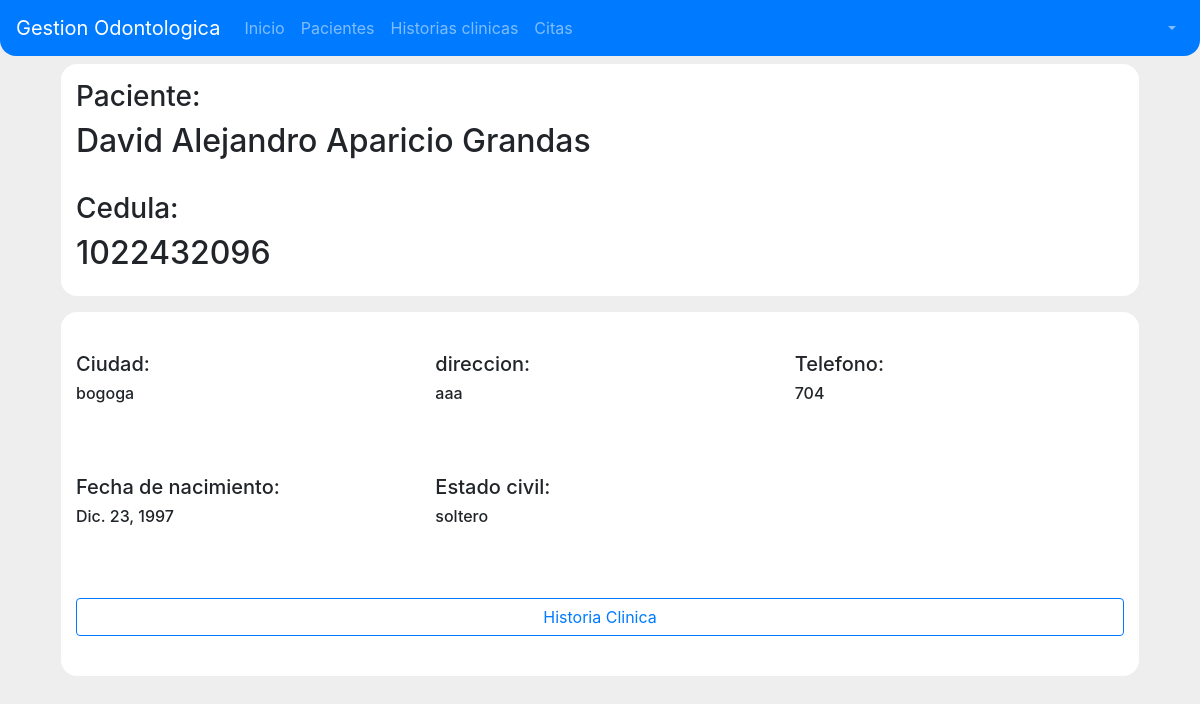
The app's page /pacientes/1022432096, older data.
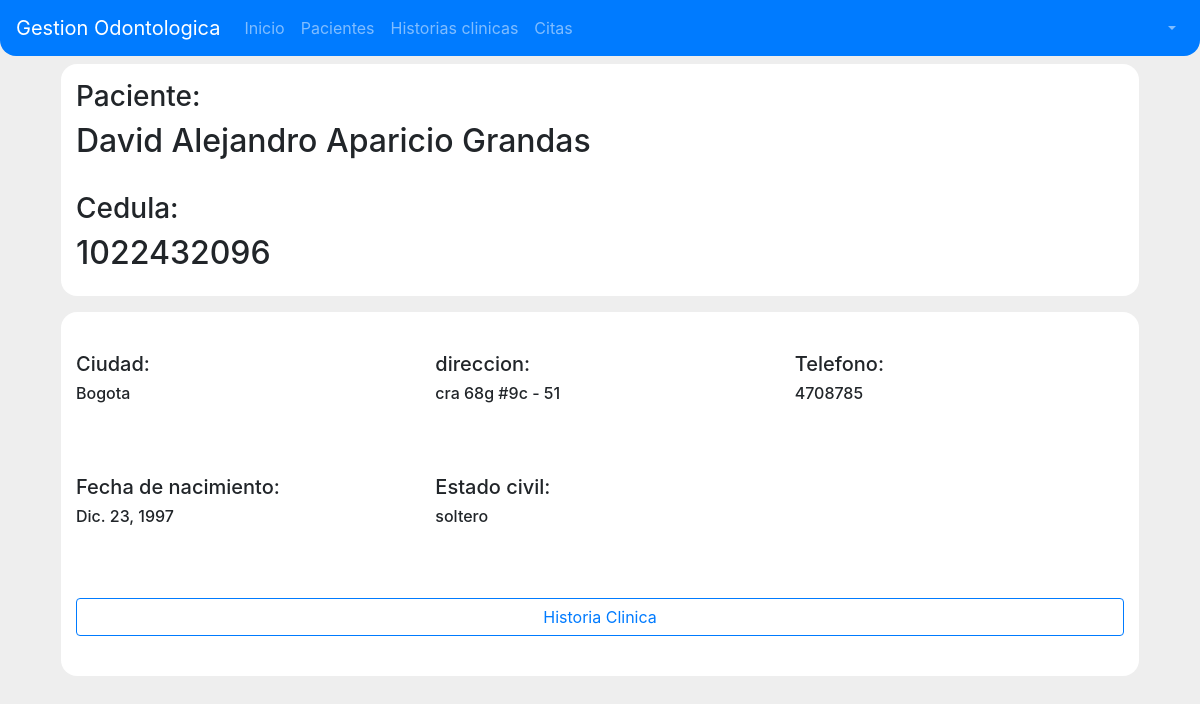
The same page, newer data.
### pacientes/models.py (models this page shows, shortened)
class Paciente(models.Model):
    estados_civiles = (
        ('soltero', 'Soltero/a'),
        ('casado', 'Casado/a'),
        ('union libre', 'Union libre'),
        ('viudo', 'Viudo/a'),
        ('divorciado', 'Divorciado/a'),
        ('comprometido', 'Comprometido/a')
    )
    cedula = models.CharField(primary_key=True, max_length=11)
    primer_nombre = models.CharField(max_length=15)
    segundo_nombre = models.CharField(max_length=15, blank=True)
    primer_apellido = models.CharField(max_length=15)
    segundo_apellido = models.CharField(max_length=15)
    direccion = models.CharField(max_length=100)
    ciudad = models.CharField(max_length=50)
    fecha_nacimiento = models.DateField()
    estado_civil = models.CharField(max_length=50, choices=estados_civiles)
    telefono = models.CharField(max_length=10)

### pacientes/views.py (the view)
# urls.py: url(r'^pacientes/(?P<pk>\d+)$', DetallePaciente.as_view(), name='detalle_paciente'),
class DetallePaciente(DetailView):
    model = Paciente

### templates/pacientes/paciente_detail.html
{% extends 'base.html' %}
{% load staticfiles %}
{% block style_content %}
<link rel="stylesheet" href="{% static 'css/PacienteDetail.css' %}">
<link rel="stylesheet" href="{% static 'css/PacienteRegistro.css' %}">
{% endblock style_content %}
{% block content %}
    <section id="section-container">
        <div class="container">
            <div class="row fila">
                <div class="col-12 column">
                    <h3>Paciente:</h3>
                    <h2>{{paciente.primer_nombre}} {{paciente.segundo_nombre}} {{paciente.primer_apellido}} {{paciente.segundo_apellido}}</h2><br>
                    <h3>Cedula:</h3>
                    <h2>{{ paciente.cedula }}</h2>
                </div>
            </div>
            <div class="row fila ">
                <div class="col-12 col-md-6 col-lg-4 colDatos">
                    <h5>Ciudad:</h5>
                    <h6>{{ paciente.ciudad }}</h6>
                </div>
                <div class="col-12 col-md-6 col-lg-4 colDatos">
                    <h5>direccion: </h5>
                    <h6>{{ paciente.direccion }}</h6>
                </div>
                <div class="col-12 col-md-6 col-lg-4 colDatos">
                    <h5>Telefono: </h5>
                    <h6>{{ paciente.telefono }}</h6>
                </div>
                <div class="col-12 col-md-6 col-lg-4 colDatos">
                    <h5>Fecha de nacimiento: </h5>
                    <h6>{{ paciente.fecha_nacimiento }}</h6>
                </div>
                <div class="col-12 col-md-6 col-lg-4 colDatos">
                    <h5>Estado civil:</h5>
                    <h6>{{ paciente.estado_civil}}</h6>
                </div>
                <div class="col-12 colDatos">
                    <a href="{% url  'historias_clinicas:historia_paciente' pk=paciente.cedula%}" class="btn btn-outline-primary btn-block">Historia Clinica</a>
                </div>
            </div>
        </div>
    </section>
{% endblock content %}

Row changes from the older to the newer data that the page shows:
changed Paciente "David": ciudad "bogoga" → "Bogota"; direccion "aaa" → "cra 68g #9c - 51"; telefono "704" → "4708785"
